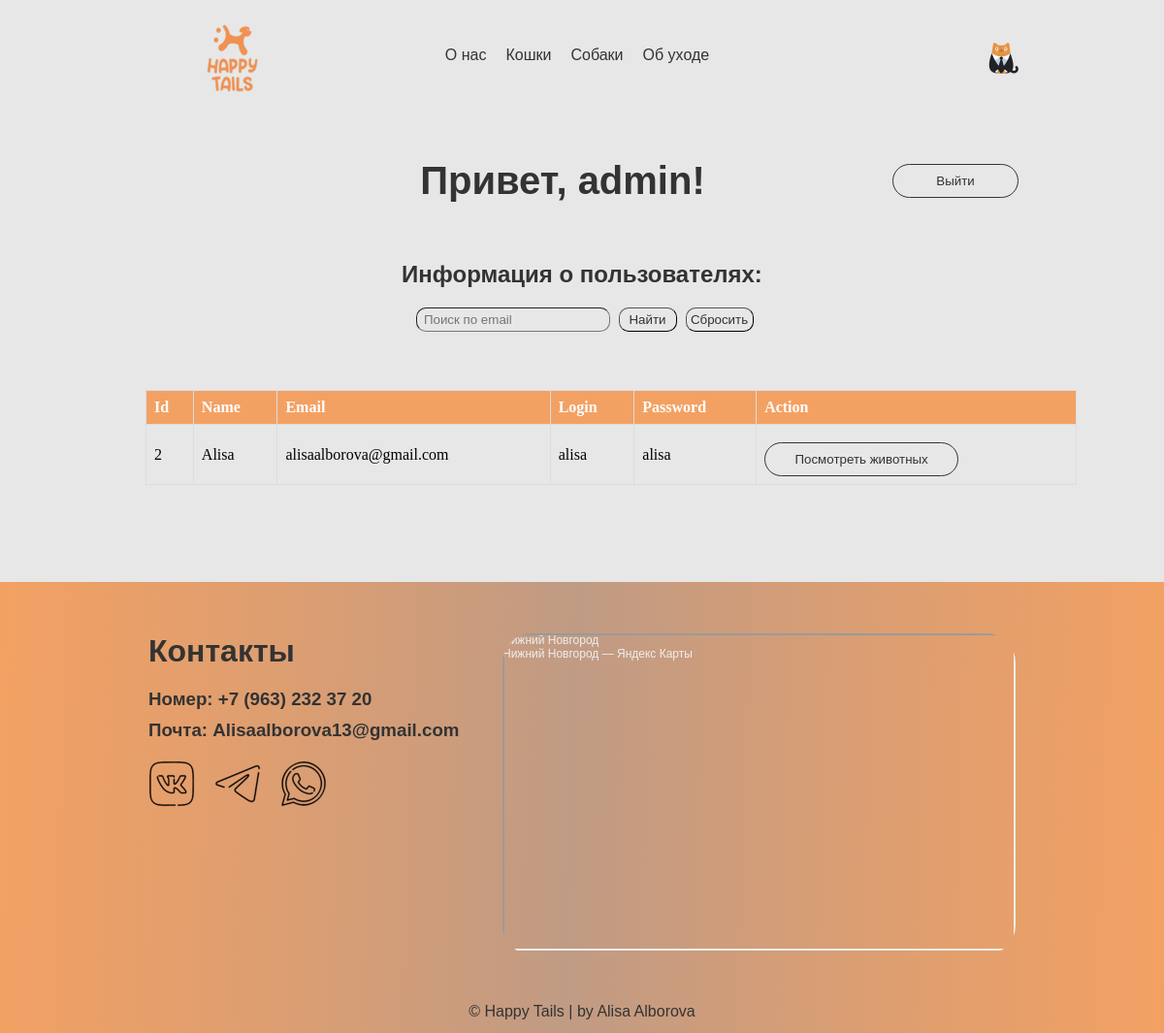
/admin_cabinet (signed in), run on the app's committed database.
### models.py (models this page shows)
class Users(UserMixin, db.Model):
    id = db.Column(db.Integer, primary_key=True)
    name = db.Column(db.String(200), nullable=False)
    surname = db.Column(db.String(200), nullable=False)
    name2 = db.Column(db.String(200))
    number = db.Column(db.String(200), nullable=False)
    email = db.Column(db.String(200), nullable=False)
    login = db.Column(db.String(200), nullable=False)
    password = db.Column(db.String(200), nullable=False)
    role = db.Column(db.Integer, nullable=False)
    orders = db.relationship('Orders', backref='user', lazy=True)

### app.py (the view)
@app.route('/admin_cabinet')
@login_required
def admin_cabinet():
    all_orders = Orders.query.all()
    all_users = Users.query.filter_by(role=0).all()
    users_animals = {}
    for i in range(len(all_users)):
        id_user = all_users[i].id
        users_animals[str(id_user)] = ''
        for j in range(len(all_orders)):
            if all_orders[j].id_user == id_user:
                name_animal = Animals.query.filter_by(id=all_orders[j].id_animal).first()
                users_animals[str(id_user)] += name_animal.name + " "
    print(users_animals)
    return render_template('admin_cabinet.html', name=current_user.name, all_users=all_users,
                           users_animals=users_animals)

### app.py (called while the page is built)
@login_manager.user_loader
def load_user(user_id):
    return Users.query.get(int(user_id))

### templates/admin_cabinet.html (shortened to what this page needs)
{% extends 'base.html' %}
{% block body %}
<div class="main">
    <div class="user_name">
        <h1 class="center">Привет, {{ name }}!</h1>
        <div class="user_button"><a href="/logout"><button>Выйти</button></a></div>
    </div>
    <div class="user_content">
        <h2 style="color: #333333;">Информация о пользователях:</h2>
        <form action="/search_user" method="GET" style="margin-top: 20px;">
                <input style="height:25px; width:200px; margin-left: 5px; border-width:1px; border-radius: 10px; background-color: transparent; color: #333333;" type="text" name="email" placeholder="  Поиск по email">
                <button style="height:25px; width:60px; margin-left: 5px; border-width:1px; border-radius: 10px; background-color: transparent; color: #333333;" type="submit">Найти</button>
                <a href="{{url_for('admin_cabinet')}}"><button style="height:25px; width:70px; margin-left: 5px; border-width:1px; border-radius: 10px; background-color: transparent; color: #333333;" type="button">Сбросить</button></a>
        </form>
    </div>
    <table>
        <thead>
            <tr>
                <th>Id</th>
                <th>Name</th>
                <th>Email</th>
                <th>Login</th>
                <th>Password</th>
                <th>Action</th>
            </tr>
        </thead>
        <tbody>
            {% for user in all_users %}
                <tr>
                    <td>{{ user.id }}</td>
                    <td>{{ user.name }}</td>
                    <td>{{ user.email }}</td>
                    <td>{{ user.login }}</td>
                    <td>{{ user.password }}</td>
                    <td>
                        <a href="#" onclick="showSubscriptionDetails('{{ users_animals[user.id|string] }}')">
                            <button class="one_cat_but" style="margin-left:0; margin-right:0; width: 200px;">Посмотреть животных</button>
                        </a>
                    </td>
                </tr>
            {% endfor %}
        </tbody>
    </table>
</div>
{% endblock %}

### static/style.css (style rules this page uses)
* { margin: 0; padding: 0; box-sizing: border-box; }
a { text-decoration: none; color: #000; font-family: 'Montserrat', sans-serif; }
h1, h3, h2,p,button { font-family: 'Montserrat', sans-serif; color: #333333;color: #333333; }
body { background-color: #E7E7E7; height: 100%; width: 100%; max-width: 2000px; margin: 0; padding: 0; }
.main { width: 100%; }
.one_cat_but { width: 130px; height: 35px; color: #333333; border: 1px solid #333333; border-radius: 20px; background-color: transparent; margin-top: 10px; margin-left: 20%; cursor: pointer; }
.user_name { display: flex; align-items: center; justify-content: space-between; margin-top: 50px; font-size: 20px; margin-left: 150px; margin-right: 150px; }
.user_button { margin-left: auto; }
.user_button button { width: 130px; height: 35px; color: #333333; border: 1px solid #333333; border-radius: 20px; background-color: transparent; cursor: pointer; display: block; }
.center { margin-left: 10%; flex: 1; text-align: center; color: #333333; }
.user_content { margin-top: 60px; margin-left: 150px; margin-right: 150px; margin-bottom: 60px; text-align: center; }
table { margin-left: 150px; margin-right: 150px; width: 80%; border-collapse: collapse; margin-top: 30px; margin-bottom: 100px; }
th, td { border: 1px solid #ddd; padding: 8px; text-align: left; }
th { background-color: rgba(243, 161, 99, 1); color: white; }

### data on the page
Users: name "admin"
Users: id "2", name "Alisa", email "alisaalborova@gmail.com", login "alisa", password "alisa"
